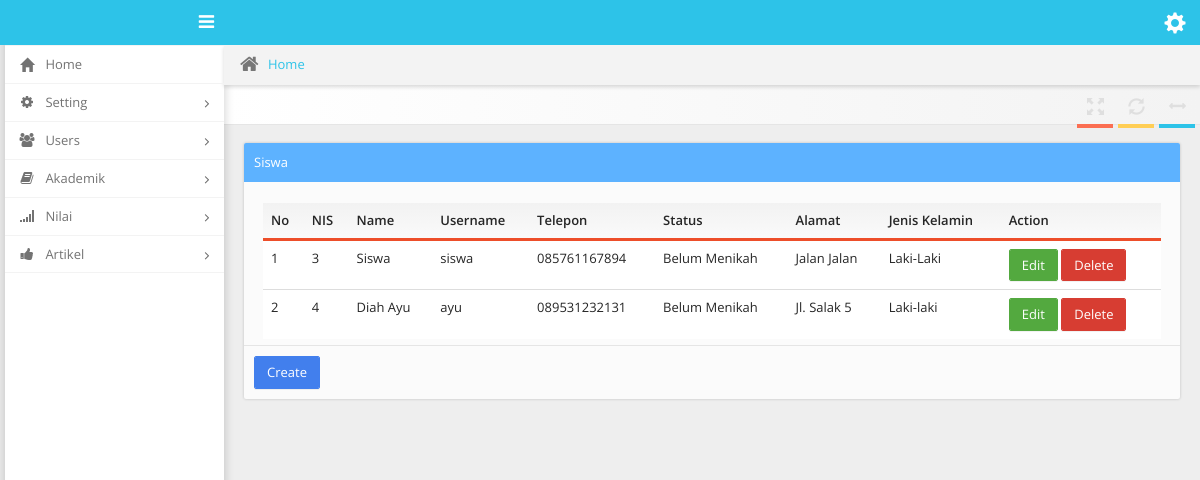
Page /dashboard/index.php?users=siswa (signed in) on the committed database.
### tables this page shows
CREATE TABLE IF NOT EXISTS `users` (
`id` int(11) NOT NULL,
  `name` varchar(50) DEFAULT NULL,
  `username` varchar(30) DEFAULT NULL,
  `password` varchar(32) DEFAULT NULL,
  `telp` varchar(16) DEFAULT NULL,
  `alamat` text,
  `status` varchar(25) DEFAULT NULL,
  `jenis_kelamin` varchar(25) DEFAULT NULL,
  `access` varchar(30) DEFAULT NULL
);

### dashboard/tables/siswa_table.php (the view)
<div class="col-xs-12 col-md-12">
    <div class="well with-header  with-footer">
        <div class="header bg-blue">
            Siswa
        </div>
        <table class="table table-hover">
            <thead class="bordered-darkorange">
                <tr>
                    <th>No</th>
                    <th>NIS</th>
                    <th>Name</th>
                    <th>Username</th>
                    <th>Telepon</th>
                    <th>Status</th>
                    <th>Alamat</th>
                    <th>Jenis Kelamin</th>
                    <th>Action</th>
                </tr>
            </thead>
            <tbody>
                <?php
                    $no     =   1;
                    $siswa  =   mysql_query("SELECT * FROM users WHERE access='siswa' ORDER BY name DESC");
                    while ($data=mysql_fetch_array($siswa)) {
                ?>
                <tr>
                    <td><?php echo $no; ?></td>
                    <td><?php echo $data['id']; ?></td>
                    <td><?php echo $data['name']; ?></td>
                    <td><?php echo $data['username']; ?></td>
                    <td><?php echo $data['telp']; ?></td>
                    <td><?php echo $data['status']; ?></td>
                    <td><?php echo $data['alamat']; ?></td>
                    <td><?php echo $data['jenis_kelamin']; ?></td>
                    <td>
                        <a href="?siswa-edit=<?php echo $data['id']; ?>" class="btn btn-success">Edit</a>
                        <a href="?siswa-del=<?php echo $data['id']; ?>" class="btn btn-danger">Delete</a>
                    </td>
                </tr>
                <?php
                    $no++;
                    }
                ?>
            </tbody>
        </table>
        <div class="footer">
            <a href="?users=siswa-create" class="btn btn-primary">Create</a>
        </div>
    </div>
</div>

### rows in the picture
users: id "3", name "Siswa", username "siswa", telp "085761167894", status "Belum Menikah", alamat "Jalan Jalan", jenis_kelamin "Laki-Laki"
users: id "4", name "Diah Ayu", username "ayu", telp "089531232131", status "Belum Menikah", alamat "Jl. Salak 5", jenis_kelamin "Laki-laki"
